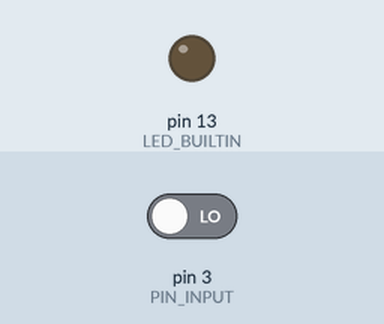
The sketch below on a simulated Arduino Uno, built with avr-gcc and run on an emulated ATmega328P. Parts: output pins drawn as LEDs (lit = HIGH). The inputs (shaded band) are chosen by the test bench; at power-on: pin 3 (PIN_INPUT) LOW.

Above: at 1.2 s.
1.3 s: pin 3 (PIN_INPUT) driven HIGH
At 1.8 s:
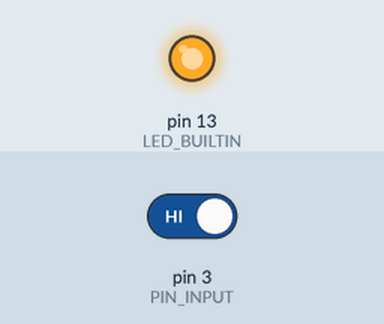
2.8 s: pin 3 (PIN_INPUT) driven LOW
At 4.2 s:
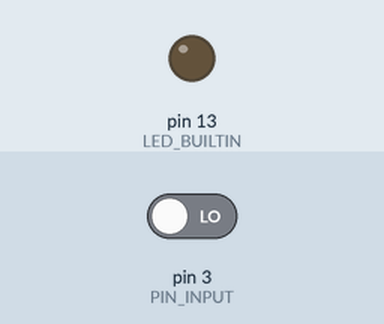
Timing chart, 0 to 5.8 s (numbered marks = the images above; inputs shaded):
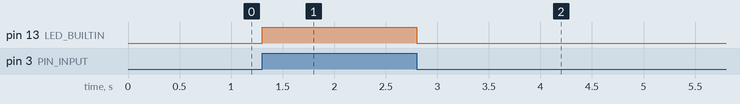

Measured:
- after the input at 1.3 s, pin 13 (LED_BUILTIN): LOW → HIGH at once
- after the input at 2.8 s, pin 13 (LED_BUILTIN): HIGH → LOW at once

The sketch:

photo_interrupter.ino
```cpp
#include <Arduino.h>

constexpr uint8_t PIN_INPUT = 3;

void setup() {
    pinMode(LED_BUILTIN, OUTPUT);
    pinMode(PIN_INPUT, INPUT);
}

void loop() {
    digitalWrite(LED_BUILTIN, digitalRead(PIN_INPUT));
}
```
